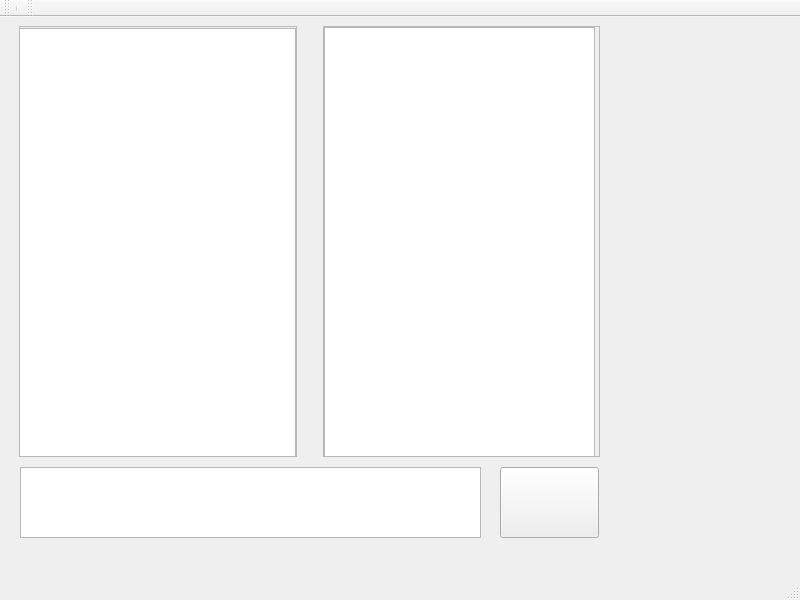
<?xml version="1.0" encoding="UTF-8"?>
<ui version="4.0">
 <class>MainWindow</class>
 <widget class="QMainWindow" name="MainWindow">
  <property name="geometry">
   <rect>
    <x>0</x>
    <y>0</y>
    <width>800</width>
    <height>600</height>
   </rect>
  </property>
  <property name="maximumSize">
   <size>
    <width>800</width>
    <height>600</height>
   </size>
  </property>
  <property name="windowTitle">
   <string>MainWindow</string>
  </property>
  <widget class="QWidget" name="centralwidget">
   <widget class="QWidget" name="gridLayoutWidget">
    <property name="geometry">
     <rect>
      <x>19</x>
      <y>9</y>
      <width>581</width>
      <height>431</height>
     </rect>
    </property>
    <layout class="QGridLayout" name="gridLayout">
     <item row="0" column="0">
      <widget class="QScrollArea" name="conversationScrollArea">
       <property name="widgetResizable">
        <bool>true</bool>
       </property>
       <widget class="QWidget" name="scrollAreaWidgetContents">
        <property name="geometry">
         <rect>
          <x>0</x>
          <y>0</y>
          <width>272</width>
          <height>427</height>
         </rect>
        </property>
        <widget class="QListWidget" name="messagesListWidget">
         <property name="geometry">
          <rect>
           <x>-5</x>
           <y>1</y>
           <width>281</width>
           <height>431</height>
          </rect>
         </property>
        </widget>
       </widget>
      </widget>
     </item>
     <item row="0" column="1">
      <spacer name="verticalSpacer">
       <property name="orientation">
        <enum>Qt::Vertical</enum>
       </property>
       <property name="sizeHint" stdset="0">
        <size>
         <width>20</width>
         <height>40</height>
        </size>
       </property>
      </spacer>
     </item>
     <item row="0" column="2">
      <widget class="QScrollArea" name="contactScrollArea">
       <property name="widgetResizable">
        <bool>true</bool>
       </property>
       <widget class="QWidget" name="scrollAreaWidgetContents_2">
        <property name="geometry">
         <rect>
          <x>0</x>
          <y>0</y>
          <width>271</width>
          <height>427</height>
         </rect>
        </property>
        <widget class="QListWidget" name="contactsListWidget">
         <property name="geometry">
          <rect>
           <x>0</x>
           <y>0</y>
           <width>271</width>
           <height>431</height>
          </rect>
         </property>
        </widget>
       </widget>
      </widget>
     </item>
    </layout>
   </widget>
   <widget class="QTextEdit" name="conversationEntry">
    <property name="geometry">
     <rect>
      <x>20</x>
      <y>450</y>
      <width>461</width>
      <height>71</height>
     </rect>
    </property>
   </widget>
   <widget class="QPushButton" name="sendButton">
    <property name="geometry">
     <rect>
      <x>500</x>
      <y>450</y>
      <width>99</width>
      <height>71</height>
     </rect>
    </property>
    <property name="text">
     <string/>
    </property>
   </widget>
  </widget>
  <widget class="QMenuBar" name="menubar">
   <property name="geometry">
    <rect>
     <x>0</x>
     <y>0</y>
     <width>800</width>
     <height>25</height>
    </rect>
   </property>
  </widget>
  <widget class="QStatusBar" name="statusbar"/>
  <widget class="QToolBar" name="actionToolBar">
   <property name="windowTitle">
    <string>toolBar</string>
   </property>
   <attribute name="toolBarArea">
    <enum>TopToolBarArea</enum>
   </attribute>
   <attribute name="toolBarBreak">
    <bool>false</bool>
   </attribute>
   <addaction name="separator"/>
  </widget>
  <widget class="QToolBar" name="statusOptionsToolBar">
   <property name="windowTitle">
    <string>toolBar</string>
   </property>
   <attribute name="toolBarArea">
    <enum>TopToolBarArea</enum>
   </attribute>
   <attribute name="toolBarBreak">
    <bool>false</bool>
   </attribute>
  </widget>
 </widget>
 <resources/>
 <connections/>
</ui>
